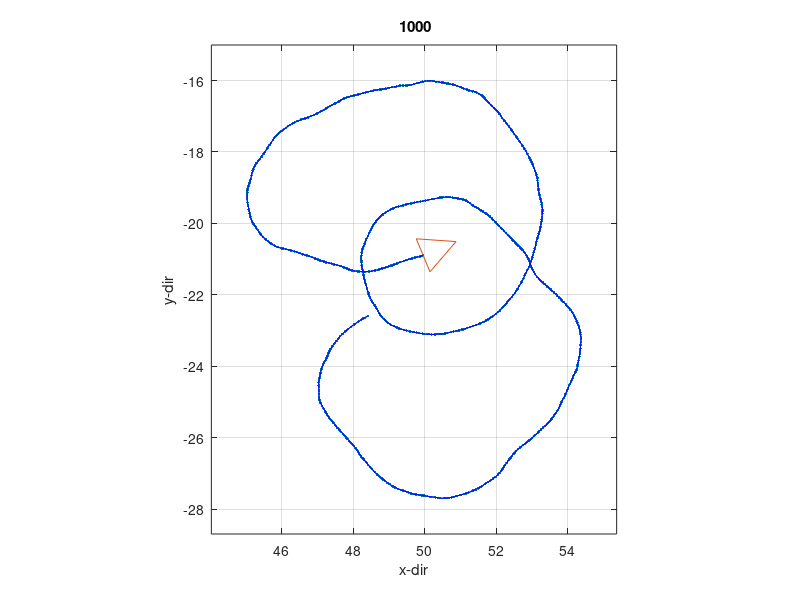
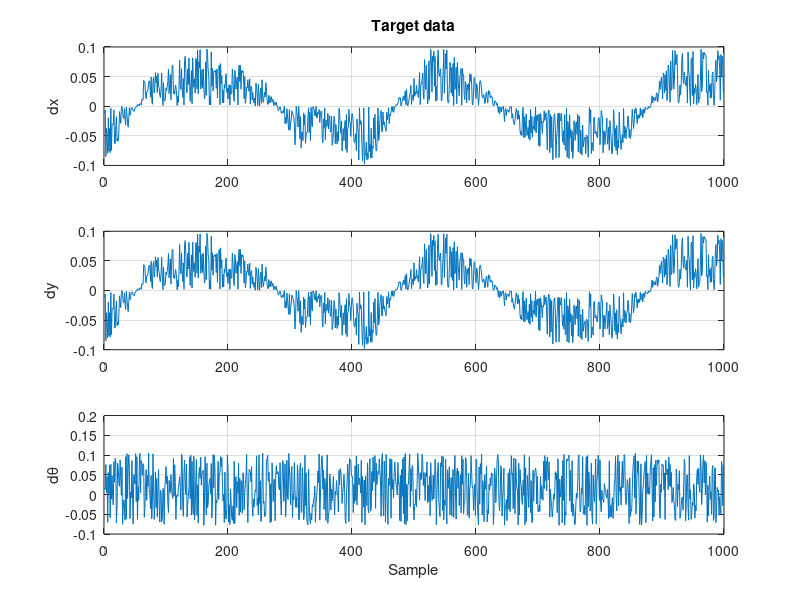

These charts were generated, in order, by the following MATLAB code: (Note: this script raises an error after producing the figures.)
function []=MTRN4010_CarModel_()

clc; clear all; close all; dbstop if error;

% generate/simulate car movement
Rng=30;
T=1000; dt=0.5; 
x=randn*Rng; y=randn*Rng; q=randn*pi;
% prpare graphics
fig1=MyFigure;
[Car.Pose,Car.Shape]=CarShape(x(1),y(1),q(1));
hdL.Pose=plot(x,y);
grid on; hold on; axis equal;
hdL.Shape=plot(Car.Shape.x,Car.Shape.y);
% vel and turn command bounds 
vLB=0; vUB=0.2;
wLB=-pi/20; wUB=+pi/15;
% vel and turn command
[v,w]=GetVW(T,vLB,vUB,wLB,wUB);
% simulation loop
[x,y,q]=MathLoop(dt,T,x,y,q,v,w); %process model
[Car]=ShowPath(hdL,Car,T,Rng,x,y,q);
% collected neural network training data
dx=diff(x); dy=diff(y); dq=WrapToPi(diff(q));
x(end)=[]; y(end)=[]; q(end)=[];
PlotThreeVar(dx,dy,dq,'dx','dy','d\theta','Target data');



% NN model of car movement
inputs=[v; w; q];
targets=[dx; dy; dq];
% network structure, you hvae to decide the number of neurons in the hidden
% layer
hiddenLayerSize = 20; % 
net=fitnet(hiddenLayerSize);
net=configure(net,inputs,targets);
% training arrangement, you have to decide how to arrange training samples
net.divideParam.trainRatio = 0.7;
net.divideParam.valRatio = 0.15;
net.divideParam.testRatio = 0.15;
% train network
[net,tr]=train(net,inputs,targets); % return network and train record
% evaluate network
outputs=net(inputs);
errors=gsubtract(outputs,targets);
performance=perform(net,targets,outputs);
figure; plotperform(tr);
for k=1:size(errors,1),
 figure; ploterrhist(errors(k,:),'bins',30);
end;
disp(net); %view(net);

% supposed real-world loop
nvfig2=MyFigure;
% drive commands, you have to use commands different from traingin
vLB=0; vUB=0.2;
wLB=-pi/20; wUB=+pi/15;
[v,w]=GetVW(T,vLB,vUB,wLB,wUB);
[x,y,q]=MathLoop(dt,T,x,y,q,v,w);
plot(x,y,'b'); hold on; grid on; axis equal;  drawnow;
x_o=x; y_o=y; q_o=q;
for k=1:T-1,% use NN model
  outputs=net([v(k); w(k); q(k)]);
  x(k+1)=outputs(1)+x(k); 
  y(k+1)=outputs(2)+y(k); 
  q(k+1)=outputs(3)+q(k);
  q(k+1)=q(k+1);
  if mod(k,100)==0,
    title(sprintf('%5.0f',k)); drawnow;
  end;
end;
title(sprintf('%5.0f',k+1));
plot(x,y,'r'); drawnow;
hdL=legend('Maths','NN','location','best');
[Car.Pose,Car.Shape]=CarShape(x_o(end),y_o(end),q_o(end));
plot(Car.Shape.x,Car.Shape.y,'b');
[Car.Pose,Car.Shape]=CarShape(x(end),y(end),q(end));
plot(Car.Shape.x,Car.Shape.y,'r'); drawnow;
set(hdL,'string',{'Maths','NN'});
miX=min(x); miY=min(y); mxX=max(x); mxY=max(y);
axis([miX mxX miY mxY]+[-1 1 -1 1]);
xlabel('x-dir'); ylabel('y-dir'); drawnow;
PlotThreeVar(x_o-x,y_o-y,q_o-q,'x-err','y-err','\theta-err','Comparison');


function [x,y,q]=MathLoop(dt,T,x,y,q,v,w)
for k=1:T-1,
  x(k+1)=x(k)+v(k)*dt*cos(q(k));
  y(k+1)=y(k)+v(k)*dt*sin(q(k));
  q(k+1)=q(k)+w(k)*dt;
  q(k+1)=q(k+1);
end;

function [v,w]=GetVW(T,vLB,vUB,wLB,wUB)
v=rand(1,T-1)*(vUB-vLB)+vLB;
w=rand(1,T-1)*(wUB-wLB)+wLB; 

function [Car]=ShowPath(hdL,Car,T,Rng,x,y,q)
for k=1:T-1,
  [Car.Pose(k+1,:),Car.Shape(k+1)]=...
    CarShape(x(k+1),y(k+1),q(k+1));
  set(hdL.Pose,'xdata',Car.Pose(:,1),'ydata',Car.Pose(:,2));
  set(hdL.Shape,'xdata',Car.Shape(k+1).x,'ydata',Car.Shape(k+1).y);
  if mod(k,100)==0,
    title(sprintf('%5.0f',k));
  end;
  drawnow;
end;
title(sprintf('%5.0f',k+1));
miX=min(Car.Pose(:,1)); miY=min(Car.Pose(:,2));
mxX=max(Car.Pose(:,1)); mxY=max(Car.Pose(:,2));
plot(Car.Pose(:,1),Car.Pose(:,2),'b')
axis([miX mxX miY mxY]+[-1 1 -1 1]); axis equal;
xlabel('x-dir'); ylabel('y-dir'); drawnow;

function []=PlotThreeVar(dx,dy,dq,txt_x,txt_y,txt_q,txt_title);
figure; 
subplot(3,1,1); plot(dx); grid on; ylabel(txt_x); title(txt_title);
subplot(3,1,2); plot(dx); grid on; ylabel(txt_y);
subplot(3,1,3); plot(dq); grid on; ylabel(txt_q); xlabel('Sample');
drawnow;

function [miX,mxX,miY,mxY]=FinalPlot(Car)
miX=min(Car.Pose(:,1)); miY=min(Car.Pose(:,2));
mxX=max(Car.Pose(:,1)); mxY=max(Car.Pose(:,2));
plot(Car.Pose(:,1),Car.Pose(:,2),'b')
axis([miX mxX miY mxY]+[-1 1 -1 1]); axis equal;
xlabel('x-dir'); ylabel('y-dir');

function [CarPose,CarShape]=CarShape(x,y,q)
L=1; W=0.5;
CarPose=[x y q];
Rot=[cos(q) -sin(q); sin(q) cos(q)];
xy=Rot*[L 0 0 L; 0 W -W 0];
CarShape.x=xy(1,:)+x;
CarShape.y=xy(2,:)+y;

function [fig]=MyFigure()
fig=figure;
set(fig,'units','normalized','position',...
  [rand*0.2+0.2 rand*0.2+0.2 0.30 0.45]);


function [q]=WrapToPi(q)
while q<pi,
  q=q+2*pi;
end;
while q>pi,
  q=q-2*pi;
end;
